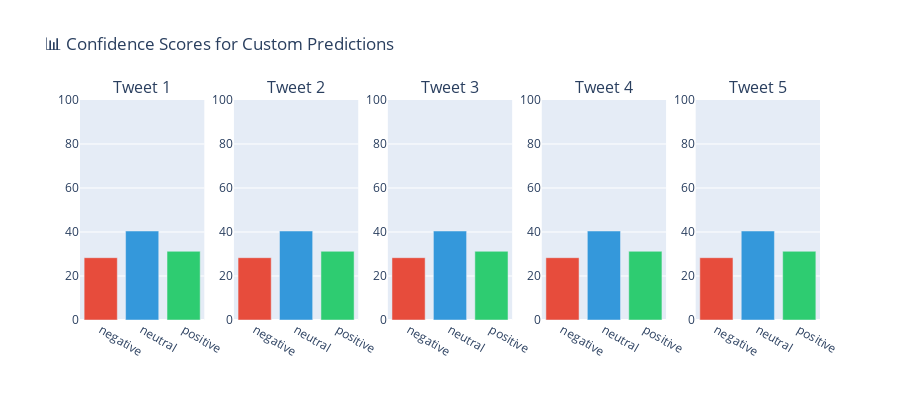

Source (notebook cell):
### Code cell
# Visualize predictions with confidence using Plotly
fig = make_subplots(rows=1, cols=5, subplot_titles=[f"Tweet {i+1}" for i in range(5)])

colors_dict = {'positive': '#2ecc71', 'negative': '#e74c3c', 'neutral': '#3498db'}

for idx, (tweet, pred, probs) in enumerate(zip(custom_tweets, predictions, probabilities)):
    bar_colors = [colors_dict.get(label, '#95a5a6') for label in class_labels]
    
    fig.add_trace(
        go.Bar(
            x=list(class_labels), 
            y=probs * 100, 
            marker_color=bar_colors,
            name=f"Tweet {idx+1}"
        ),
        row=1, col=idx+1
    )

fig.update_layout(
    height=400, 
    title_text='📊 Confidence Scores for Custom Predictions',
    showlegend=False
)
fig.update_yaxes(range=[0, 100])
fig.show()

### Figure 1 — Plotly figure (JSON) as saved in the notebook; plotly's stock layout.template omitted (floating-point values rounded to 4 significant figures)
{"data": [{"marker": {"color": ["#e74c3c", "#3498db", "#2ecc71"]}, "name": "Tweet 1", "type": "bar", "x": ["negative", "neutral", "positive"], "xaxis": "x", "y": [28.32, 40.45, 31.23], "yaxis": "y"}, {"marker": {"color": ["#e74c3c", "#3498db", "#2ecc71"]}, "name": "Tweet 2", "type": "bar", "x": ["negative", "neutral", "positive"], "xaxis": "x2", "y": [28.32, 40.45, 31.23], "yaxis": "y2"}, {"marker": {"color": ["#e74c3c", "#3498db", "#2ecc71"]}, "name": "Tweet 3", "type": "bar", "x": ["negative", "neutral", "positive"], "xaxis": "x3", "y": [28.32, 40.45, 31.23], "yaxis": "y3"}, {"marker": {"color": ["#e74c3c", "#3498db", "#2ecc71"]}, "name": "Tweet 4", "type": "bar", "x": ["negative", "neutral", "positive"], "xaxis": "x4", "y": [28.32, 40.45, 31.23], "yaxis": "y4"}, {"marker": {"color": ["#e74c3c", "#3498db", "#2ecc71"]}, "name": "Tweet 5", "type": "bar", "x": ["negative", "neutral", "positive"], "xaxis": "x5", "y": [28.32, 40.45, 31.23], "yaxis": "y5"}], "layout": {"annotations": [{"font": {"size": 16}, "showarrow": false, "text": "Tweet 1", "x": 0.084, "xanchor": "center", "xref": "paper", "y": 1, "yanchor": "bottom", "yref": "paper"}, {"font": {"size": 16}, "showarrow": false, "text": "Tweet 2", "x": 0.292, "xanchor": "center", "xref": "paper", "y": 1, "yanchor": "bottom", "yref": "paper"}, {"font": {"size": 16}, "showarrow": false, "text": "Tweet 3", "x": 0.5, "xanchor": "center", "xref": "paper", "y": 1, "yanchor": "bottom", "yref": "paper"}, {"font": {"size": 16}, "showarrow": false, "text": "Tweet 4", "x": 0.708, "xanchor": "center", "xref": "paper", "y": 1, "yanchor": "bottom", "yref": "paper"}, {"font": {"size": 16}, "showarrow": false, "text": "Tweet 5", "x": 0.916, "xanchor": "center", "xref": "paper", "y": 1, "yanchor": "bottom", "yref": "paper"}], "height": 400, "showlegend": false, "title": {"text": "📊 Confidence Scores for Custom Predictions"}, "xaxis": {"anchor": "y", "domain": [0, 0.168]}, "xaxis2": {"anchor": "y2", "domain": [0.208, 0.376]}, "xaxis3": {"anchor": "y3", "domain": [0.416, 0.584]}, "xaxis4": {"anchor": "y4", "domain": [0.624, 0.792]}, "xaxis5": {"anchor": "y5", "domain": [0.832, 1]}, "yaxis": {"anchor": "x", "domain": [0, 1], "range": [0, 100]}, "yaxis2": {"anchor": "x2", "domain": [0, 1], "range": [0, 100]}, "yaxis3": {"anchor": "x3", "domain": [0, 1], "range": [0, 100]}, "yaxis4": {"anchor": "x4", "domain": [0, 1], "range": [0, 100]}, "yaxis5": {"anchor": "x5", "domain": [0, 1], "range": [0, 100]}}}
